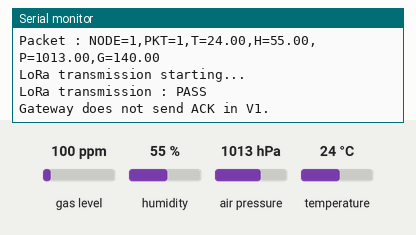
This sketch was run on a simulated ESP32. Parts: the last lines printed to the serial monitor. The inputs (shaded band) are chosen by the test bench; at power-on: gas level 100 ppm, humidity 55 %, air pressure 1013 hPa, temperature 24 °C. No radio packets arrive unless stated.

Above: at 2.7 s.
2.8 s: gas level set to 20 ppm
At 6.99 s:
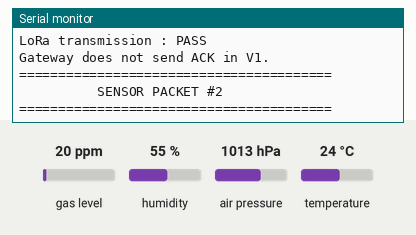
8.8 s: humidity set to 22 %
At 12.42 s:
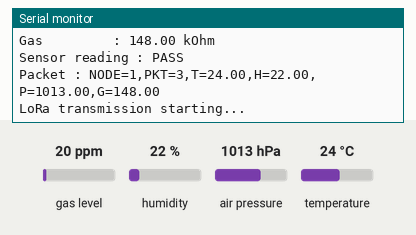
14.8 s: air pressure set to 952 hPa
At 17.56 s:
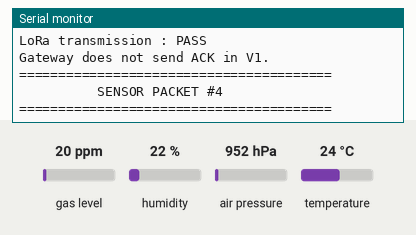
20.8 s: temperature set to 12 °C
At 22.84 s:
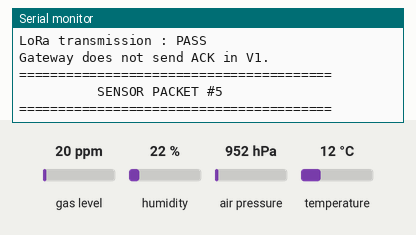

The sketch:

node.ino
```cpp
#include <SPI.h>
#include <LoRa.h>
#include <Wire.h>
#include <Adafruit_Sensor.h>
#include <Adafruit_BME680.h>

// =====================================================
// TERRALINK V1 - NODE
// BME680 SENSOR + LoRa TRANSMITTER
// =====================================================

// ---------------- LoRa ----------------

#define LORA_FREQUENCY 433E6

#define LORA_SS    5
#define LORA_RST   14
#define LORA_DIO0  26

#define LORA_SCK   18
#define LORA_MISO  19
#define LORA_MOSI  23

// ---------------- BME680 ----------------

#define BME_SDA 21
#define BME_SCL 22

// ---------------- Timing ----------------

#define TRANSMISSION_INTERVAL 5000


// =====================================================
// OBJECTS
// =====================================================

Adafruit_BME680 bme;

bool bmeAvailable = false;

unsigned long packetNumber = 0;


// =====================================================
// SETUP
// =====================================================

void setup() {

  Serial.begin(115200);
  delay(1500);

  Serial.println();
  Serial.println();
  Serial.println("========================================");
  Serial.println("          TERRALINK V1 NODE");
  Serial.println("========================================");


  // ===================================================
  // BME680 INITIALIZATION
  // ===================================================

  Serial.println();
  Serial.println("Initializing BME680...");

  Wire.begin(
    BME_SDA,
    BME_SCL
  );


  // Try 0x76 first

  if (bme.begin(0x76)) {

    bmeAvailable = true;

    Serial.println("BME680 found at address 0x76");
  }

  // Try 0x77

  else if (bme.begin(0x77)) {

    bmeAvailable = true;

    Serial.println("BME680 found at address 0x77");
  }

  else {

    bmeAvailable = false;

    Serial.println("WARNING: BME680 NOT FOUND");
    Serial.println("Node will continue without sensor.");
  }


  // ===================================================
  // BME680 CONFIGURATION
  // ===================================================

  if (bmeAvailable) {

    bme.setTemperatureOversampling(
      BME680_OS_8X
    );

    bme.setHumidityOversampling(
      BME680_OS_2X
    );

    bme.setPressureOversampling(
      BME680_OS_4X
    );

    bme.setIIRFilterSize(
      BME680_FILTER_SIZE_3
    );

    bme.setGasHeater(
      320,
      150
    );

    Serial.println("BME680 configuration : PASS");
  }


  // ===================================================
  // SPI INITIALIZATION
  // ===================================================

  Serial.println();
  Serial.println("Initializing SPI...");

  SPI.begin(
    LORA_SCK,
    LORA_MISO,
    LORA_MOSI,
    LORA_SS
  );

  Serial.println("SPI : PASS");


  // ===================================================
  // LORA INITIALIZATION
  // ===================================================

  Serial.println();
  Serial.println("Initializing LoRa...");

  LoRa.setPins(
    LORA_SS,
    LORA_RST,
    LORA_DIO0
  );


  if (!LoRa.begin(LORA_FREQUENCY)) {

    Serial.println();
    Serial.println("ERROR: LoRa initialization FAILED");

    while (true) {

      delay(1000);

      Serial.println(
        "LoRa not detected..."
      );
    }
  }


  Serial.println("LoRa initialization : PASS");


  // ===================================================
  // LORA CONFIGURATION
  // ===================================================

  LoRa.setTxPower(17);

  LoRa.setSpreadingFactor(7);

  LoRa.setSignalBandwidth(125E3);

  LoRa.setCodingRate4(5);

  LoRa.enableCrc();


  Serial.println();
  Serial.println("LoRa configuration");
  Serial.println("-------------------");

  Serial.print("Frequency : ");
  Serial.print(
    LORA_FREQUENCY / 1000000.0
  );
  Serial.println(" MHz");

  Serial.println("TX Power  : 17 dBm");
  Serial.println("SF        : 7");
  Serial.println("Bandwidth : 125 kHz");
  Serial.println("Coding    : 4/5");
  Serial.println("CRC       : ENABLED");


  // ===================================================
  // NODE READY
  // ===================================================

  LoRa.idle();

  Serial.println();
  Serial.println("========================================");
  Serial.println("             NODE READY");
  Serial.println("========================================");

  Serial.println();
  Serial.println("Operating mode:");
  Serial.println("READ SENSOR -> TRANSMIT -> WAIT");

  Serial.println();
  Serial.print("Transmission interval : ");
  Serial.print(
    TRANSMISSION_INTERVAL / 1000
  );
  Serial.println(" seconds");
}


// =====================================================
// READ BME680
// =====================================================

bool readSensor(
  float &temperature,
  float &humidity,
  float &pressure,
  float &gas
) {

  // ---------------------------------------------------
  // Sensor unavailable
  // ---------------------------------------------------

  if (!bmeAvailable) {

    temperature = -1;
    humidity = -1;
    pressure = -1;
    gas = -1;

    return false;
  }


  // ---------------------------------------------------
  // Perform measurement
  // ---------------------------------------------------

  if (!bme.performReading()) {

    Serial.println(
      "BME680 reading : FAILED"
    );

    temperature = -1;
    humidity = -1;
    pressure = -1;
    gas = -1;

    return false;
  }


  // ---------------------------------------------------
  // Store values
  // ---------------------------------------------------

  temperature =
    bme.temperature;

  humidity =
    bme.humidity;

  pressure =
    bme.pressure / 100.0;

  gas =
    bme.gas_resistance / 1000.0;


  return true;
}


// =====================================================
// SEND SENSOR DATA
// =====================================================

void transmitSensorData() {

  packetNumber++;


  Serial.println();
  Serial.println();
  Serial.println("========================================");

  Serial.print("          SENSOR PACKET #");
  Serial.println(packetNumber);

  Serial.println("========================================");


  // ===================================================
  // READ SENSOR
  // ===================================================

  float temperature;
  float humidity;
  float pressure;
  float gas;


  bool sensorOK = readSensor(
    temperature,
    humidity,
    pressure,
    gas
  );


  // ===================================================
  // DISPLAY SENSOR DATA
  // ===================================================

  Serial.println();
  Serial.println("BME680 READINGS");
  Serial.println("-------------------");


  Serial.print("Temperature : ");
  Serial.print(
    temperature,
    2
  );
  Serial.println(" °C");


  Serial.print("Humidity    : ");
  Serial.print(
    humidity,
    2
  );
  Serial.println(" %");


  Serial.print("Pressure    : ");
  Serial.print(
    pressure,
    2
  );
  Serial.println(" hPa");


  Serial.print("Gas         : ");
  Serial.print(
    gas,
    2
  );
  Serial.println(" kOhm");


  if (sensorOK) {

    Serial.println(
      "Sensor reading : PASS"
    );
  }

  else {

    Serial.println(
      "Sensor reading : FAILED"
    );
  }


  // ===================================================
  // CREATE DATA PACKET
  // ===================================================

  String packet =
    "NODE=1"
    ",PKT=" + String(packetNumber) +
    ",T=" + String(temperature, 2) +
    ",H=" + String(humidity, 2) +
    ",P=" + String(pressure, 2) +
    ",G=" + String(gas, 2);


  Serial.println();
  Serial.print("Packet : ");
  Serial.println(packet);


  // ===================================================
  // TRANSMIT
  // ===================================================

  Serial.println();
  Serial.println("LoRa transmission starting...");


  LoRa.idle();

  delay(50);


  LoRa.beginPacket();

  LoRa.print(packet);


  int result =
    LoRa.endPacket();


  // ===================================================
  // TRANSMISSION RESULT
  // ===================================================

  if (result == 1) {

    Serial.println(
      "LoRa transmission : PASS"
    );
  }

  else {

    Serial.println(
      "LoRa transmission : FAILED"
    );
  }


  Serial.println();
  Serial.println(
    "Gateway does not send ACK in V1."
  );


  // ===================================================
  // RETURN TO IDLE
  // ===================================================

  LoRa.idle();
}


// =====================================================
// LOOP
// =====================================================

void loop() {

  transmitSensorData();

  delay(
    TRANSMISSION_INTERVAL
  );
}
```

Measured:
- after the input at 8.8 s, the serial monitor: prints a new line after 3.5 s (image 2)
